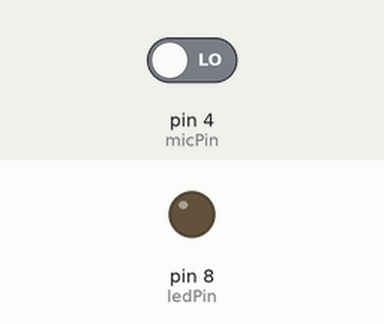
This sketch was run on a simulated Arduino Uno, built with avr-gcc and run on an emulated ATmega328P. Shown: output pins drawn as LEDs (lit = HIGH). Dashed ring = blinking. The inputs (shaded band) are chosen by the test bench; at power-on: pin 4 (micPin) LOW. What the sketch prints to the serial monitor is not drawn.

Above: at 1.2 s.
1.3 s: pin 4 (micPin) driven HIGH
At 1.7 s:
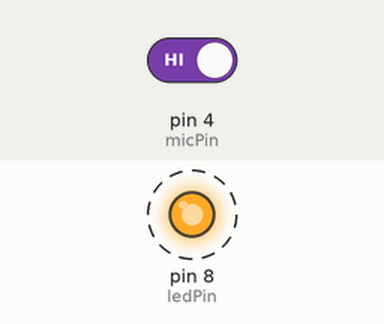
4.3 s: pin 4 (micPin) driven LOW
At 4.8 s:
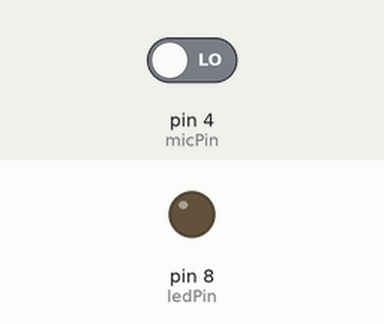
Timing chart, 0 to 7.3 s (numbered marks = the images above; inputs shaded):
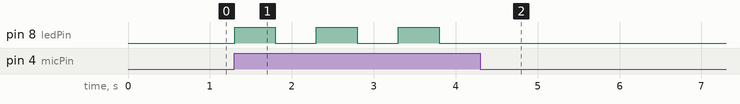

Measured:
- after the input at 1.3 s, pin 8 (ledPin): alternates HIGH for 0.50 s and LOW for 0.50 s, starting at once
- after the input at 4.3 s, pin 8 (ledPin): stops changing and stays LOW

The sketch:

MicroLed.ino
```cpp
int micPin = 4;
int ledPin = 8;
boolean micRead;

boolean state = LOW ;

void setup() {
pinMode(ledPin,OUTPUT);
pinMode(micPin,INPUT);
Serial.begin(9600);
}

void loop() {
micRead = digitalRead(micPin);
  if (micRead == HIGH){
  state = !state;
  digitalWrite(ledPin,state);
  delay(500);
  }
Serial.print(state);
}
```
